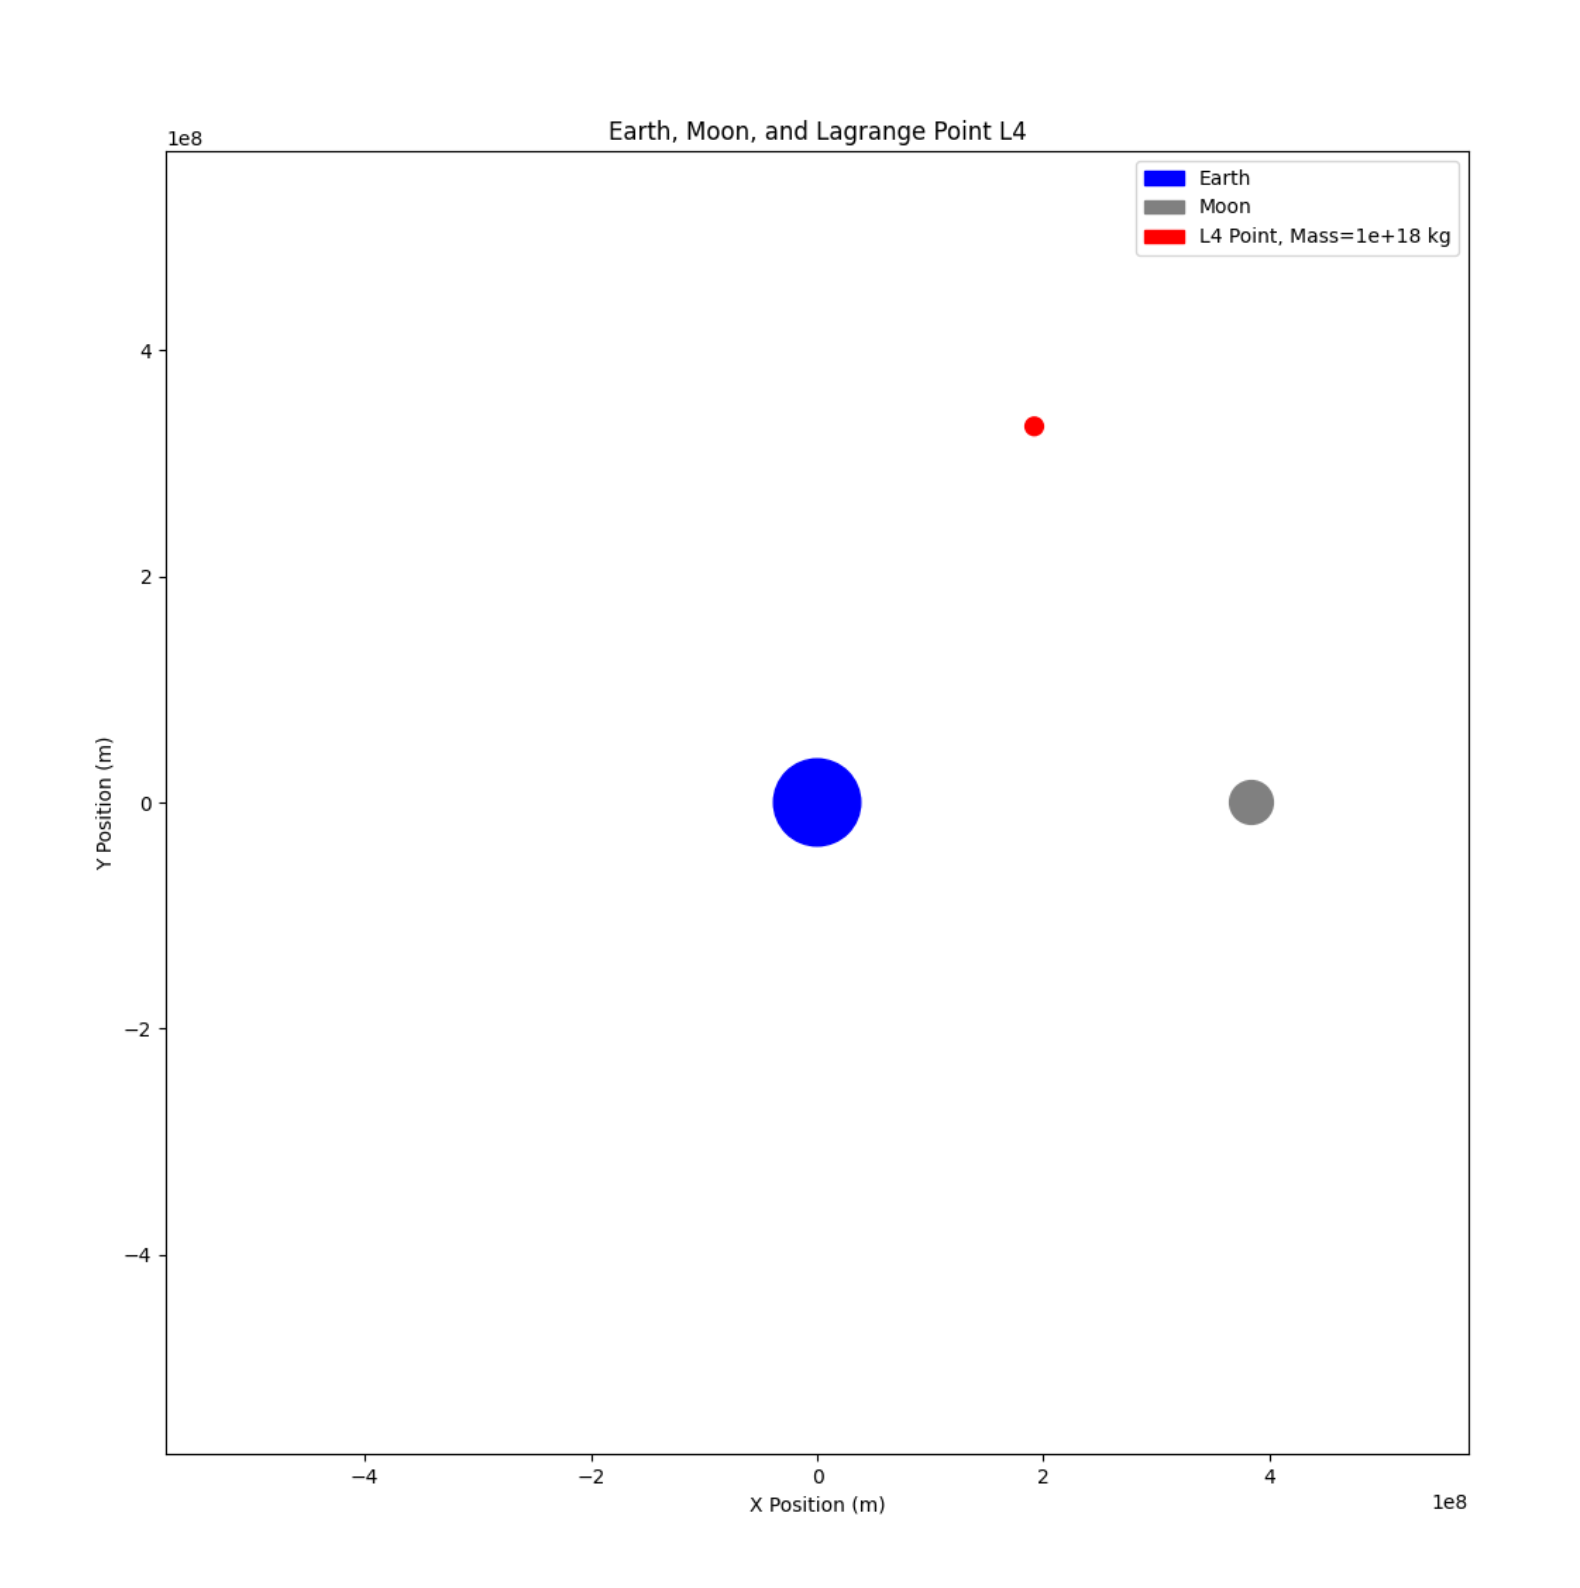

The Python source for this figure:
import numpy as np
import matplotlib.pyplot as plt

# Constants
G = 6.67e-11  # Gravitational constant in N * m^2 / kg^2
M_earth = 5.97e24  # Mass of Earth in kg
M_moon = 7.35e22  # Mass of Moon in kg
R_earth_moon = 3.84e8  # Distance between Earth and Moon in meters
standard_moonlet_mass = 1e18

# Function to calculate Lagrange point L4 location
def lagrange_point_l4_location():
    x_l4 = 0.5 * R_earth_moon
    y_l4 = (np.sqrt(3) / 2) * R_earth_moon
    return x_l4, y_l4

# Function to calculate orbital parameters at Lagrange point L4
def calculate_orbital_parameters_l4(moonlet_mass, distance_earth_moon):
    x_l4, y_l4 = lagrange_point_l4_location()

    # Use x_l4 and y_l4 as the coordinates of Lagrange point L4
    r_l4 = np.sqrt(x_l4**2 + y_l4**2)

    # Centripetal acceleration formula: ac = w^2 * r
    omega = np.sqrt(G * (M_moon + moonlet_mass) / r_l4**3)  # Angular velocity
    orbital_period = 2 * np.pi / omega  # Orbital period
    orbital_speed = omega * r_l4  # Orbital speed

    return omega, orbital_period, orbital_speed, x_l4, y_l4

# Plotting
fig, ax = plt.subplots(figsize=(12, 12))  # Adjust the figure size

# Plot the Earth
earth_circle = plt.Circle((0, 0), 0.1 * R_earth_moon, color='blue', label='Earth')
ax.add_patch(earth_circle)

# Plot the Moon
moon_circle = plt.Circle((R_earth_moon, 0), 0.05 * R_earth_moon, color='gray', label='Moon')
ax.add_patch(moon_circle)

# Calculate orbital parameters at Lagrange point L4
angular_velocity, period, speed, x_l4, y_l4 = calculate_orbital_parameters_l4(standard_moonlet_mass, R_earth_moon)

# Plot Lagrange Point L4 with a larger size
l4_point_size = 8e6
l4_point = plt.Circle((x_l4, y_l4), l4_point_size, color='red', label=f'L4 Point, Mass={standard_moonlet_mass} kg')
ax.add_patch(l4_point)

# Set labels and legend
ax.set_xlim(-1.5 * R_earth_moon, 1.5 * R_earth_moon)  # Adjust the x-axis limits
ax.set_ylim(-1.5 * R_earth_moon, 1.5 * R_earth_moon)
ax.set_xlabel('X Position (m)')
ax.set_ylabel('Y Position (m)')
ax.set_aspect('equal', 'box')
plt.title("Earth, Moon, and Lagrange Point L4")
plt.legend()
plt.show()
